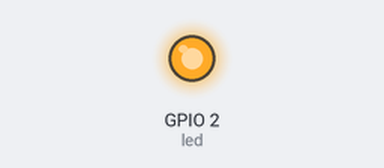
This sketch was run on a simulated ESP32. Shown: output pins drawn as LEDs (lit = HIGH). WiFi joins after 1.5 s; servers stay silent unless stated; EEPROM starts erased; what the sketch prints to the serial monitor is not drawn.

Above: at 0.05 s.
Timing chart, 0 to 3.0 s (numbered marks = the images above):
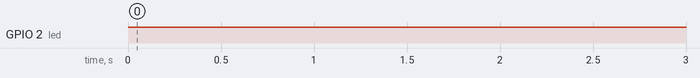

The sketch:

main.ino
```cpp
#include <Arduino.h>
#include <ESPmDNS.h>
#include <WebServer.h>
#include <Preferences.h>

#include "constants.h"
#include "wifi_setup.h"


Preferences preferences;
WebServer server(80);
bool ledState = false;
const int led = 2;
const int bt = 0;

String login = "";
String password = "";

void blinked(unsigned int H1 = 0, unsigned int L1 = 0,
             unsigned int H2 = 0, unsigned int L2 = 0,
             unsigned int H3 = 0, unsigned int L3 = 0) {
  if(H1 > 0) {
    digitalWrite(led, HIGH);
    delay(H1);
  }
  if(L1 > 0) {
    digitalWrite(led, LOW);
    delay(L1);
  }
  if(H2 > 0) {
    digitalWrite(led, HIGH);
    delay(H2);
  }
  if(L2 > 0) {
    digitalWrite(led, LOW);
    delay(L2);
  }
  if(H3 > 0) {
    digitalWrite(led, HIGH);
    delay(H3);
  }
  if(L3 > 0) {
    digitalWrite(led, LOW);
    delay(L3);
  }
}

void handleRoot() {
  String page = R"(
    <!DOCTYPE html>
    <html>
    <head>
      <title>Login Page</title>
    </head>
    <body>
      <h1>Enter Login and Password</h1>
      <form action="/submit" method="post">
        <label for="login">Логин:</label><br>
        <input type="text" id="login" name="login"><br><br>
        <label for="password">Пароль:</label><br>
        <input type="password" id="password" name="password"><br><br>
        <button type="submit">Сохранить</button>
      </form>
    </body>
    </html>
  )";
  server.send(200, "text/html; charset=utf-8", page);
}

void handleSubmit() {
  login = server.arg("login");
  password = server.arg("password");
  ledState = !ledState;

  // Обработка данных логина и пароля
  DEBUG_PRINTLN("Login: " + login);
  DEBUG_PRINTLN("Password: " + password);

  preferences.putString(KEY_EEPROM_LOGIN, login);
  preferences.putString(KEY_EEPROM_PASSWORD, password);

  // Ответ сервера
  server.send(200, "text/plain; charset=utf-8", "Данные сохранены");
}

void setup() {
  Serial.begin(115200);
  pinMode(led, OUTPUT);
  pinMode(bt, INPUT);

  blinked(5000, 1);//зажигает свет на 5000с.

  if (!preferences.begin("my-app", false)) {
    Serial.println("Ошибка открытия памяти!");
    return;
  }
  login = preferences.getString(KEY_EEPROM_LOGIN, "");
  password = preferences.getString(KEY_EEPROM_PASSWORD, "");


  // Если Логин не сохранён, то включаем
  // точку доступа для указания логина и пароля.
  // (проверяем только логин, так как пароль
  // может быть пустым если сохранённая сеть была открытой)
  if (login == "" || digitalRead(bt) == LOW) {
    blinked(200, 200,//мигает трижды, равномерно
            200, 200,
            200, 200);

    setupWiFiAP(SSID_AP_WIFI);
    DEBUG_PRINTLN("Точка доступа активирована");
    if (MDNS.begin(ADDRES_AP_WIFI)) {
      Serial.println("mDNS запущен. Адрес http://esp32.local");
    } else {
      Serial.println("Ошибка запуска mDNS.");
    }

    //веб-сервер
    server.on("/", HTTP_GET, handleRoot);
    server.on("/submit", HTTP_POST, handleSubmit);
    server.begin();

    while (true) {//обрабатываем ввод пользователя
      server.handleClient();
      if (ledState) {
        digitalWrite(led, HIGH);
      } else {
        digitalWrite(led, LOW);
      }
    }

  } else {//в противном случае,
    //завершаем работу с EEPROM
    preferences.end();

    const char* charLogin = login.c_str();
    const char* charPassword = password.c_str();

    //пытаемся подключится к сети по сохранённым данным
    DEBUG_PRINTLN("Попытка подключиться к сохранённой сети");
    setupWiFi(charLogin, charPassword);
    DEBUG_PRINTLN("Подключение прошло успешно!");

    while (true) {
      blinked(500, 500);//мигает
    }

    //
  }

  //
}

void loop() {
  //
}
```

constants.h
```cpp
#ifndef CONSTANTS_H
#define CONSTANTS_H

#define DEBUG_SERIAL                                // Режим дебага через сериал

#ifdef DEBUG_SERIAL
  #define DEBUG_PRINT(x) Serial.print(x)
  #define DEBUG_PRINTLN(x) Serial.println(x)
#else
  #define DEBUG_PRINT(x)
  #define DEBUG_PRINTLN(x)
#endif

const String VERSION = "v2.4";                      // Версия ПО

const char * SSID_AP_WIFI = "ESP_AP_v0.2";          // Имя точки доступа
const char * ADDRES_AP_WIFI = "esp32";              // Адрес точки доступа "http://esp32.local"

const char * KEY_EEPROM_LOGIN = "Login";            // Ключ для записи и чтения Логина
const char * KEY_EEPROM_PASSWORD = "Password";      // Ключ для записи и чтения Пароля

const int DELAY_TIME = 1000;                        // Время задержки в миллисекундах

#endif
```

wifi_setup.h
```cpp
#ifndef WIFI_SETUP_H
#define WIFI_SETUP_H

#include <WiFi.h>

#include "constants.h"

// Настройка Wi-Fi подключения
void setupWiFi(const char* ssid, const char* password) {
  WiFi.begin(ssid, password);

  while (WiFi.status() != WL_CONNECTED) {
    delay(1000);
    DEBUG_PRINT(".");
  }
  DEBUG_PRINTLN("!");
}

// Настройка точки доступа
void setupWiFiAP(const char* apSsid = "ESP32_AP", const char* apPassword = "") {
  WiFi.softAP(apSsid, apPassword);
}

#endif
```

Measured:
- by itself, GPIO 2 (led): repeats every 0.40 s: LOW 0.20 s, HIGH 0.20 s, until it stays LOW from 6.0 s
